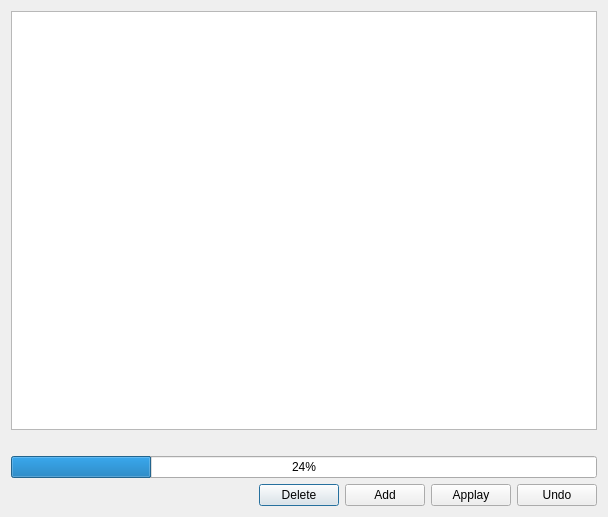
<?xml version="1.0" encoding="UTF-8"?>
<ui version="4.0">
 <class>GetPattern</class>
 <widget class="QDialog" name="GetPattern">
  <property name="geometry">
   <rect>
    <x>0</x>
    <y>0</y>
    <width>608</width>
    <height>517</height>
   </rect>
  </property>
  <property name="windowTitle">
   <string>Dialog</string>
  </property>
  <layout class="QGridLayout" name="gridLayout">
   <item row="2" column="0">
    <widget class="QProgressBar" name="PrgBar">
     <property name="value">
      <number>24</number>
     </property>
    </widget>
   </item>
   <item row="0" column="0">
    <widget class="QTableView" name="tableView">
     <property name="lineWidth">
      <number>0</number>
     </property>
    </widget>
   </item>
   <item row="3" column="0">
    <layout class="QHBoxLayout" name="horizontalLayout">
     <item>
      <spacer name="horizontalSpacer">
       <property name="orientation">
        <enum>Qt::Horizontal</enum>
       </property>
       <property name="sizeHint" stdset="0">
        <size>
         <width>40</width>
         <height>20</height>
        </size>
       </property>
      </spacer>
     </item>
     <item>
      <widget class="QPushButton" name="BtnDelete">
       <property name="text">
        <string>Delete</string>
       </property>
       <property name="checkable">
        <bool>false</bool>
       </property>
       <property name="checked">
        <bool>false</bool>
       </property>
       <property name="flat">
        <bool>false</bool>
       </property>
      </widget>
     </item>
     <item>
      <widget class="QPushButton" name="BtnAdd">
       <property name="text">
        <string>Add</string>
       </property>
      </widget>
     </item>
     <item>
      <widget class="QPushButton" name="BtnApplay">
       <property name="text">
        <string>Applay</string>
       </property>
      </widget>
     </item>
     <item>
      <widget class="QPushButton" name="BtnUndo">
       <property name="text">
        <string>Undo</string>
       </property>
      </widget>
     </item>
    </layout>
   </item>
   <item row="1" column="0">
    <widget class="QLabel" name="lbCurrentPath">
     <property name="text">
      <string/>
     </property>
    </widget>
   </item>
  </layout>
 </widget>
 <resources/>
 <connections/>
</ui>
